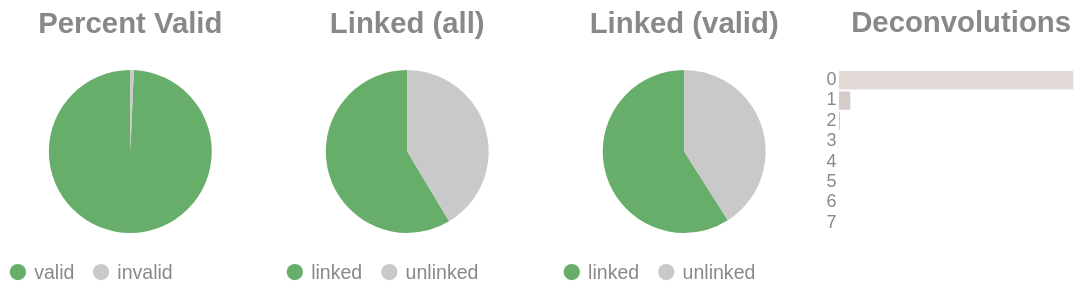

Here is the notebook cell this chart was saved with:
### Code cell
if SKIPLR:
    pass
else:
    clash = Counter()
    for i in valids['molecule'].to_list():
        _mol = i.split("-")
        if len(_mol) == 1:
            clash.update('0')
        else:
            clash.update(_mol[-1])

    _d = {"deconvolutions": [], 'count': []}
    for k,v in clash.items():
        _d['deconvolutions'].append(k)
        _d['count'].append(v)

    tot_valid = valids['reads'].sum()
    mask = valids['reads'] >= 2
    n_linked_reads = valids.filter(mask)['reads'].sum()
    if n_linked_reads == 0:
        print_html("No linked molecules (>=2 reads) were detected; skipping linked-only distributions.")
        SKIPLR = True
    else:
        perc_valid = round(tot_valid / n_reads, 4)
        linked_perc_abs = round(n_linked_reads / n_reads, 4)
        linked_perc = round(n_linked_reads / tot_valid, 4)

    _valid = pl.DataFrame({"valids": ['valid', 'invalid'], "count": [tot_valid, n_reads - tot_valid]})
    _linked_abs = pl.DataFrame({"linked (absolute)": ['linked', 'unlinked'], "count": [n_linked_reads, n_reads - n_linked_reads]})
    _linked_rel = pl.DataFrame({"linked (valids)": ['linked', 'unlinked'], "count": [n_linked_reads, tot_valid - n_linked_reads]})

    (
        alt.hconcat(
            piechart(_valid, goodval = 'valid', title = "Percent Valid"),
            piechart(_linked_abs, goodval = "linked", title =  "Linked (all)"),
            piechart(_linked_rel, goodval = "linked", title =  "Linked (valid)"),
            convolutionbar(pl.DataFrame(_d), title = "Deconvolutions"),
            center = True,
            bounds = 'flush'
        )
        .resolve_scale(color='independent')
        .resolve_legend('independent')
        .properties(usermeta={'embedOptions': {"actions": False}})
    ).display()

### Figure 1 — Vega-Lite specification as saved in the notebook (floating-point values rounded to 4 significant figures)
{"width": "container", "height": 400, "config": {"title": {"anchor": "start", "dy": -15, "fontSize": 18, "color": "#888888", "subtitleColor": "#888888", "subtitleFontSize": 14}, "arc": {"fill": "#0072B2"}, "axis": {"domainColor": "#888888", "domainWidth": 0.5, "gridWidth": 0.2, "grid": false, "titleFontWeight": 400, "titleFontSize": 15, "labelFontSize": 11, "labelColor": "#888888", "tickColor": "#888888", "tickWidth": 0.2, "titleColor": "#888888"}, "axisBand": {"grid": false}, "axisX": {"grid": true, "tickSize": 10, "domainCap": "round"}, "axisY": {"domain": false, "grid": true, "tickSize": 0, "domainCap": "round"}, "background": "transparent", "header": {"labelFontSize": 15, "labelColor": "#888888", "titleFontSize": 15, "titleFontWeight": 600, "titleColor": "#888888"}, "legend": {"labelFont": "sans-serif", "labelFontSize": 12, "labelColor": "#888888", "symbolSize": 100, "symbolType": "circle", "titleFontSize": 12, "titlePadding": 10, "titleColor": "#888888", "title": null}, "range": {"category": ["#E69F00", "#56B4E9", "#009E73", "#F0E442", "#0072B2", "#D55E00", "#CC79A7", "#000000"], "diverging": ["#cfe8f3", "#a2d4ec", "#73bfe2", "#46abdb", "#1696d2", "#12719e"]}, "area": {"fill": "#0072B2", "fillOpacity": 0.7, "line": true, "strokeOpacity": 0.7}, "line": {"color": "#0072B2", "stroke": "#0072B2", "strokeWidth": 2}, "trail": {"color": "#0072B2", "stroke": "#0072B2", "strokeWidth": 0, "size": 1}, "point": {"filled": true, "fillOpacity": 1.0, "size": 95}, "text": {"color": "#888888", "fontSize": 11, "align": "right", "fontWeight": 400, "size": 11}, "bar": {"fill": "#0072B2", "stroke": null}, "view": {"stroke": null, "continuousWidth": 660, "continuousHeight": 400}}, "hconcat": [{"data": {"name": "data-64ba2b2dd63542911b3ce1bc03bc91e9"}, "mark": {"type": "arc"}, "encoding": {"color": {"field": "valids", "legend": {"orient": "bottom", "title": null}, "scale": {"domain": ["valid", "invalid"], "range": ["#68ae6b", "#C9C9C9"]}, "title": "Valids", "type": "nominal"}, "theta": {"field": "count", "type": "quantitative"}, "tooltip": [{"field": "valids", "title": "Valids", "type": "ordinal"}, {"field": "percent", "format": ".2%", "title": "Percent", "type": "quantitative"}, {"field": "count", "title": "Count", "type": "quantitative"}]}, "height": 100, "title": {"text": "Percent Valid", "align": "center", "anchor": "middle"}, "transform": [{"calculate": "datum.count / 16897890", "as": "percent"}], "width": 150}, {"data": {"name": "data-fe9cdbe0fd54f83fd8f28f9b18473a69"}, "mark": {"type": "arc"}, "encoding": {"color": {"field": "linked (absolute)", "legend": {"orient": "bottom", "title": null}, "scale": {"domain": ["linked", "unlinked"], "range": ["#68ae6b", "#C9C9C9"]}, "title": "Linked (Absolute)", "type": "nominal"}, "theta": {"field": "count", "type": "quantitative"}, "tooltip": [{"field": "linked (absolute)", "title": "Linked (Absolute)", "type": "ordinal"}, {"field": "percent", "format": ".2%", "title": "Percent", "type": "quantitative"}, {"field": "count", "title": "Count", "type": "quantitative"}]}, "height": 100, "title": {"text": "Linked (all)", "align": "center", "anchor": "middle"}, "transform": [{"calculate": "datum.count / 16897890", "as": "percent"}], "width": 150}, {"data": {"name": "data-c600085c701fefbb8204b9615b737e37"}, "mark": {"type": "arc"}, "encoding": {"color": {"field": "linked (valids)", "legend": {"orient": "bottom", "title": null}, "scale": {"domain": ["linked", "unlinked"], "range": ["#68ae6b", "#C9C9C9"]}, "title": "Linked (Valids)", "type": "nominal"}, "theta": {"field": "count", "type": "quantitative"}, "tooltip": [{"field": "linked (valids)", "title": "Linked (Valids)", "type": "ordinal"}, {"field": "percent", "format": ".2%", "title": "Percent", "type": "quantitative"}, {"field": "count", "title": "Count", "type": "quantitative"}]}, "height": 100, "title": {"text": "Linked (valid)", "align": "center", "anchor": "middle"}, "transform": [{"calculate": "datum.count / 16781440", "as": "percent"}], "width": 150}, {"data": {"name": "data-37e8152a218dba98cb46cbea8170d537"}, "mark": {"type": "bar"}, "encoding": {"color": {"field": "deconvolutions", "legend": null, "scale": {"scheme": "lightgreyred"}, "type": "nominal"}, "tooltip": [{"field": "deconvolutions", "title": "Deconvolutions", "type": "ordinal"}, {"field": "percent", "format": ".2%", "title": "Percent", "type": "quantitative"}, {"field": "count", "title": "Count", "type": "quantitative"}], "x": {"axis": null, "field": "count", "type": "quantitative"}, "y": {"field": "deconvolutions", "sort": "ascending", "title": null, "type": "nominal"}}, "height": 100, "title": {"text": "Deconvolutions", "align": "center", "anchor": "middle"}, "transform": [{"calculate": "datum.count / 10090893", "as": "percent"}], "width": 150}], "bounds": "flush", "center": true, "resolve": {"legend": {"angle": "independent"}, "scale": {"color": "independent"}}, "usermeta": {"embedOptions": {"actions": false}}, "$schema": "https://vega.github.io/schema/vega-lite/v6.1.0.json", "datasets": {"data-64ba2b2dd63542911b3ce1bc03bc91e9": [{"valids": "valid", "count": 16781440}, {"valids": "invalid", "count": 116450}], "data-fe9cdbe0fd54f83fd8f28f9b18473a69": [{"linked (absolute)": "linked", "count": 9901477}, {"linked (absolute)": "unlinked", "count": 6996413}], "data-c600085c701fefbb8204b9615b737e37": [{"linked (valids)": "linked", "count": 9901477}, {"linked (valids)": "unlinked", "count": 6879963}], "data-37e8152a218dba98cb46cbea8170d537": [{"deconvolutions": "0", "count": 9588599}, {"deconvolutions": "1", "count": 464241}, {"deconvolutions": "2", "count": 34596}, {"deconvolutions": "3", "count": 3128}, {"deconvolutions": "4", "count": 291}, {"deconvolutions": "5", "count": 29}, {"deconvolutions": "6", "count": 6}, {"deconvolutions": "7", "count": 3}]}}
